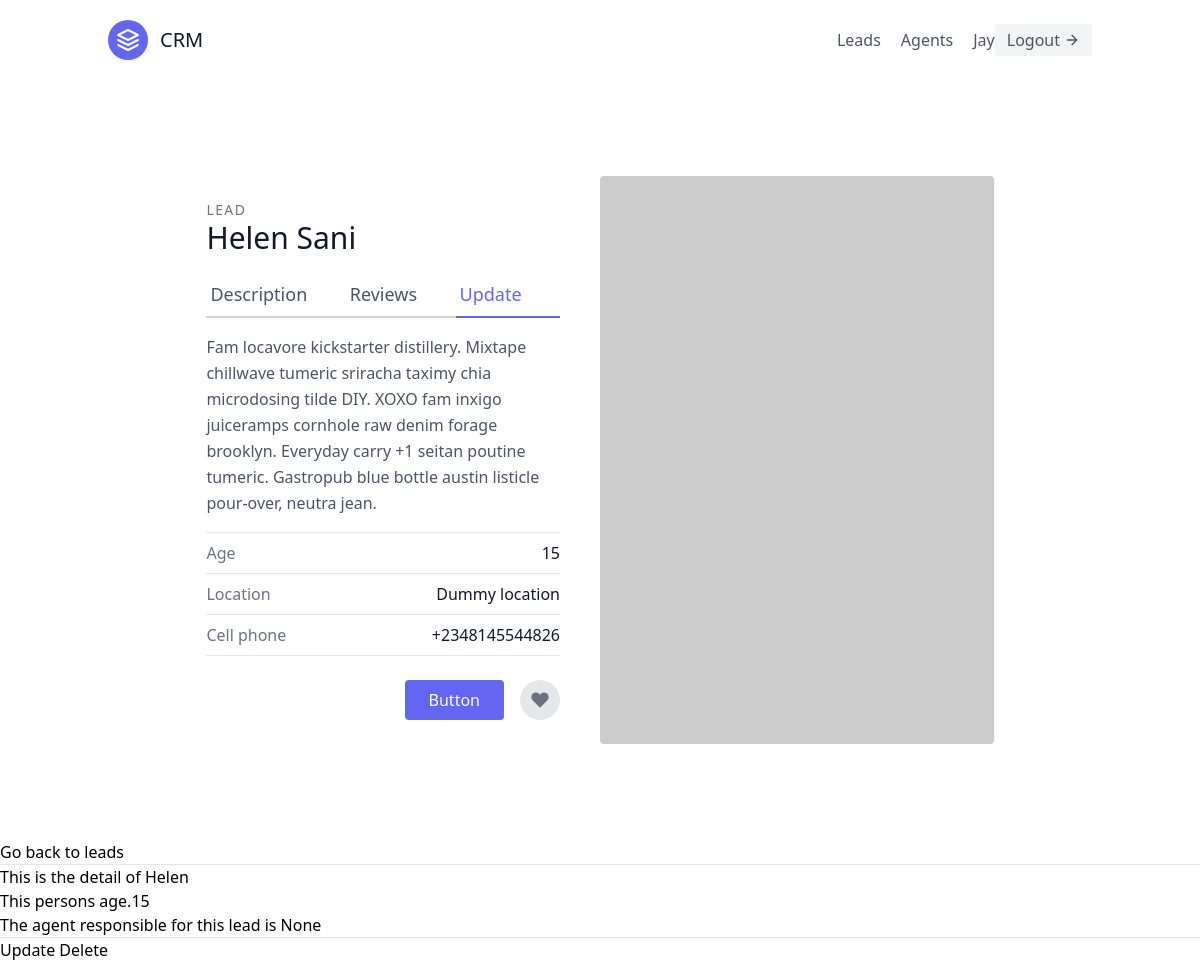
/leads/1/ (signed in), run on an earlier commit of the app's database.
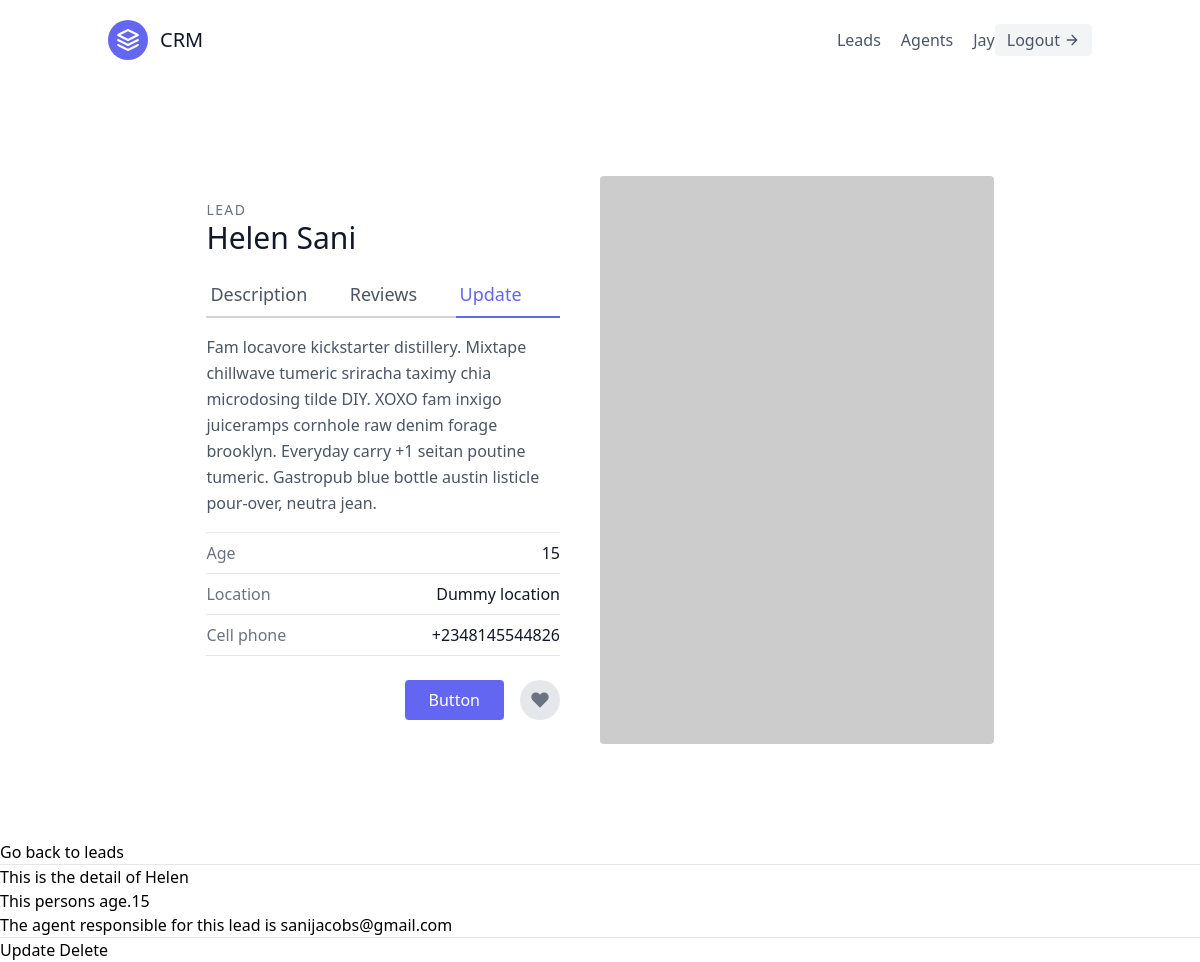
And on a later commit of the database.
### leads/models.py (models this page shows, shortened)
class User(AbstractUser):
    is_organisor = models.BooleanField(default=True)
    is_agent = models.BooleanField(default=False)

class Lead(models.Model):
    first_name = models.CharField(max_length=40)
    last_name = models.CharField(max_length=30)
    age = models.IntegerField(default=0)
    organisation = models.ForeignKey(UserProfile, on_delete=models.CASCADE)
    agent = models.ForeignKey("Agent",null=True, blank=True, on_delete=models.SET_NULL)
    category = models.ForeignKey("Category",null=True, blank=True, on_delete=models.SET_NULL)

class Agent(models.Model):
    user = models.OneToOneField(User, on_delete=models.CASCADE)
    organisation = models.ForeignKey(UserProfile, on_delete=models.CASCADE)
    def __str__(self):
        return self.user.email

### leads/views.py (the view)
# urls.py: path('<int:pk>/', LeadDetailView.as_view(), name='lead-detail'),
class LeadDetailView(LoginRequiredMixin, generic.DetailView):
    template_name = "leads/lead_detail.html"
    context_object_name = "lead"
    def get_queryset(self):
        user = self.request.user
        if user.is_organisor:
            queryset = Lead.objects.filter(organisation=user.userprofile)
        else:
            queryset = Lead.objects.filter(organisation=user.agent.organisation)
            queryset=queryset.filter(agent__user=user)
        return queryset

### leads/templates/leads/lead_detail.html
{% extends 'base.html' %}
{% block content %}
<section class="text-gray-600 body-font overflow-hidden">
    <div class="container px-5 py-24 mx-auto">
      <div class="lg:w-4/5 mx-auto flex flex-wrap">
        <div class="lg:w-1/2 w-full lg:pr-10 lg:py-6 mb-6 lg:mb-0">
          <h2 class="text-sm title-font text-gray-500 tracking-widest">LEAD</h2>
          <h1 class="text-gray-900 text-3xl title-font font-medium mb-4">{{lead.first_name}} {{lead.last_name}}</h1>
          <div class="flex mb-4">
            <a href="{% url 'leads:lead-detail' lead.pk %}" class="flex-grow border-b-2 border-gray-300 py-2 text-lg px-1">Description</a>
            <a class="flex-grow border-b-2 border-gray-300 py-2 text-lg px-1">Reviews</a>
            <a href="{% url 'leads:lead-update' lead.pk %}" class="flex-grow text-indigo-500 border-b-2 border-indigo-500 py-2 text-lg px-1">Update</a>
          </div>
          <p class="leading-relaxed mb-4">Fam locavore kickstarter distillery. Mixtape chillwave tumeric sriracha taximy chia microdosing tilde DIY. XOXO fam inxigo juiceramps cornhole raw denim forage brooklyn. Everyday carry +1 seitan poutine tumeric. Gastropub blue bottle austin listicle pour-over, neutra jean.</p>
          <div class="flex border-t border-gray-200 py-2">
            <span class="text-gray-500">Age</span>
            <span class="ml-auto text-gray-900">{{lead.age}}</span>
          </div>
          <div class="flex border-t border-gray-200 py-2">
            <span class="text-gray-500">Location</span>
            <span class="ml-auto text-gray-900">Dummy location</span>
          </div>
          <div class="flex border-t border-b mb-6 border-gray-200 py-2">
            <span class="text-gray-500">Cell phone</span>
            <span class="ml-auto text-gray-900">+2348145544826</span>
          </div>
          <div class="flex">
            <button class="flex ml-auto text-white bg-indigo-500 border-0 py-2 px-6 focus:outline-none hover:bg-indigo-600 rounded">Button</button>
            <button class="rounded-full w-10 h-10 bg-gray-200 p-0 border-0 inline-flex items-center justify-center text-gray-500 ml-4">
              <svg fill="currentColor" stroke-linecap="round" stroke-linejoin="round" stroke-width="2" class="w-5 h-5" viewBox="0 0 24 24">
                <path d="M20.84 4.61a5.5 5.5 0 00-7.78 0L12 5.67l-1.06-1.06a5.5 5.5 0 00-7.78 7.78l1.06 1.06L12 21.23l7.78-7.78 1.06-1.06a5.5 5.5 0 000-7.78z"></path>
              </svg>
            </button>
          </div>
        </div>
        <img alt="ecommerce" class="lg:w-1/2 w-full lg:h-auto h-64 object-cover object-center rounded" src="https://dummyimage.com/400x400">
      </div>
    </div>
  </section>
      <a href="{% url 'leads:lead-list' %}">Go back to leads</a>
      <hr />
	  <h1>This is the detail of {{lead.first_name}}</h1>
    <p>This persons age.{{lead.age}}</p>
    <p>The agent responsible for this lead is {{lead.agent}}</p>
    <hr />
    <a href="{% url 'leads:lead-update' lead.pk %}">Update</a>
    <a href="{% url 'leads:lead-delete' lead.pk %}">Delete</a>
{% endblock content %}

### templates/base.html (shortened to what this page needs)
{% load static %}
<!doctype html>
<html>
<head>
  <link href="{% static 'css/style.css' %}" rel="stylesheet" />
  <script src="https://cdn.tailwindcss.com"></script>
</head>
<body>
  <div class="max-w-7xl mx-auto">
    {% include 'navbar.html' %}
    {% block content %}
    {% endblock content %}
  </div>
</body>
</html>

### templates/navbar.html (shortened to what this page needs)
<header class="text-gray-600 body-font">
    <div class="container mx-auto flex flex-wrap p-5 flex-col md:flex-row items-center">
      <a class="flex title-font font-medium items-center text-gray-900 mb-4 md:mb-0">
        <svg xmlns="http://www.w3.org/2000/svg" fill="none" stroke="currentColor" stroke-linecap="round" stroke-linejoin="round" stroke-width="2" class="w-10 h-10 text-white p-2 bg-indigo-500 rounded-full" viewBox="0 0 24 24">
          <path d="M12 2L2 7l10 5 10-5-10-5zM2 17l10 5 10-5M2 12l10 5 10-5"></path>
        </svg>
        <span class="ml-3 text-xl">CRM</span>
      </a>
      <nav class="md:ml-auto flex flex-wrap items-center text-base justify-center">
        {% if not request.user.is_authenticated %}
        <a href="{% url 'signup' %}" class="mr-5 hover:text-gray-900">Signup</a>
        {% else %}
        <a href="{% url 'leads:lead-list' %}" class="mr-5 hover:text-gray-900">Leads</a>
          {% if request.user.is_organisor %}
            <a href="{% url 'agent:agent-list' %}" class="mr-5 hover:text-gray-900">Agents</a>
          {% endif %}
        {% endif %}
      </nav>
      {% if request.user.is_authenticated %}
        {{request.user.username}}
        <a href="{% url 'logout' %}" class="inline-flex items-center bg-gray-100 border-0 py-1 px-3 focus:outline-none hover:bg-gray-200 rounded text-base mt-4 md:mt-0">Logout
          <svg fill="none" stroke="currentColor" stroke-linecap="round" stroke-linejoin="round" stroke-width="2" class="w-4 h-4 ml-1" viewBox="0 0 24 24">
            <path d="M5 12h14M12 5l7 7-7 7"></path>
          </svg>
        </a>
      {% endif %}
    </div>
  </header>

What changed in the data, as far as the page shows it:
changed Lead "Helen": agent "None" → "sanijacobs@gmail.com"
